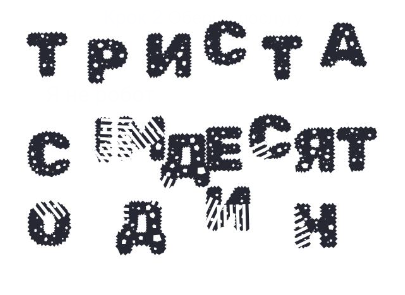
#> input picture data/863_442_537_534_316_371_940_223.png, 405 x 295 px
$ jupyter execute --allow-errors ukrainian_ocr_check.ipynb
#> lines starting #> are read from the running program, lines starting #| are printed output that depends on the picture
### src/image_preprocessing.py
import copy

import cv2
import numpy as np


# [8 lines left out: function process_image, not called in this run]

# get grayscale image
def get_grayscale(image):
    return cv2.cvtColor(image, cv2.COLOR_BGR2GRAY)

# noise removal
def remove_noise(image):
    return cv2.medianBlur(image,5)

#thresholding
def thresholding(image):
    return cv2.threshold(image, 0, 255, cv2.THRESH_BINARY + cv2.THRESH_OTSU)[1]

#dilation
def dilate(image):
    kernel = np.ones((5,5),np.uint8)
    return cv2.dilate(image, kernel, iterations = 1)

#erosion
def erode(image):
    kernel = np.ones((5,5),np.uint8)
    return cv2.erode(image, kernel, iterations = 1)

#opening - erosion followed by dilation
def opening(image):
    kernel = np.ones((5,5),np.uint8)
    return cv2.morphologyEx(image, cv2.MORPH_OPEN, kernel)

#canny edge detection
def canny(image):
    return cv2.Canny(image, 100, 200)

#skew correction
# [12 lines left out: function deskew, not called in this run]

#template matching
def match_template(image, template):
    return cv2.matchTemplate(image, template, cv2.TM_CCOEFF_NORMED)

### ukrainian_ocr_check.ipynb
[cell 1]
import cv2
import pytesseract
import copy
from num2words import num2words
import pandas as pd

from src.image_preprocessing import *
from src.text_processing import process_text
from Levenshtein import ratio as levenshtein_ratio

[cell 2]
filename = '863_442_537_534_316_371_940_223.png'
image = cv2.imread(f'data/{filename}')
#> image is the input picture: shape (295, 405, 3); mean B, G, R 220.9, 219.1, 218.9

[cell 3]
def process_image(image):
    functions_to_apply = [get_grayscale, opening, erode]
    processed_image = copy.deepcopy(image)

    for processing_func in functions_to_apply:
        processed_image = processing_func(processed_image)
#> this loop made 3 passes
#> pass 2, in process_image, `processed_image = processing_func(processed_image)`:
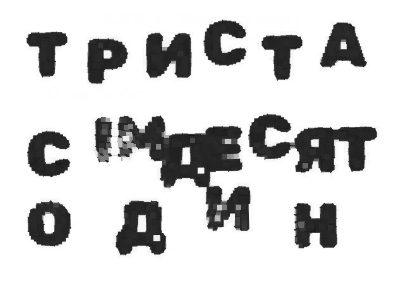
#> processed_image: shape (295, 405); min 19, max 255, mean 211.3
#> pass 3, in process_image, `processed_image = processing_func(processed_image)`:
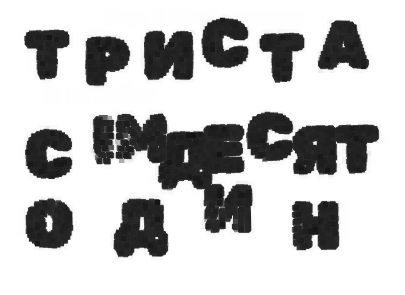
#> processed_image: shape (295, 405); min 19, max 255, mean 195.1

    return processed_image
